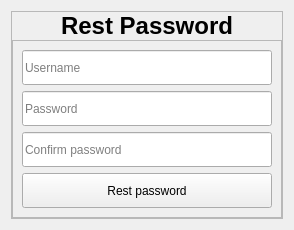
                <widget class="QWidget" name="Rest_pwd">
                 <layout class="QHBoxLayout" name="horizontalLayout_28">
                  <item alignment="Qt::AlignHCenter|Qt::AlignVCenter">
                   <widget class="QFrame" name="frame_21">
                    <property name="frameShape">
                     <enum>QFrame::StyledPanel</enum>
                    </property>
                    <property name="frameShadow">
                     <enum>QFrame::Raised</enum>
                    </property>
                    <layout class="QVBoxLayout" name="verticalLayout_40">
                     <property name="spacing">
                      <number>0</number>
                     </property>
                     <property name="leftMargin">
                      <number>0</number>
                     </property>
                     <property name="topMargin">
                      <number>0</number>
                     </property>
                     <property name="rightMargin">
                      <number>0</number>
                     </property>
                     <property name="bottomMargin">
                      <number>0</number>
                     </property>
                     <item>
                      <widget class="QLabel" name="label_14">
                       <property name="maximumSize">
                        <size>
                         <width>16777215</width>
                         <height>16777210</height>
                        </size>
                       </property>
                       <property name="text">
                        <string>&lt;html&gt;&lt;head/&gt;&lt;body&gt;&lt;p align="center"&gt;&lt;span style=" font-size:18pt; font-weight:600;"&gt;Rest Password&lt;/span&gt;&lt;/p&gt;&lt;/body&gt;&lt;/html&gt;</string>
                       </property>
                      </widget>
                     </item>
                     <item alignment="Qt::AlignHCenter|Qt::AlignVCenter">
                      <widget class="QFrame" name="frame_22">
                       <property name="minimumSize">
                        <size>
                         <width>200</width>
                         <height>0</height>
                        </size>
                       </property>
                       <property name="frameShape">
                        <enum>QFrame::StyledPanel</enum>
                       </property>
                       <property name="frameShadow">
                        <enum>QFrame::Raised</enum>
                       </property>
                       <layout class="QVBoxLayout" name="verticalLayout_39">
                        <item>
                         <widget class="QLineEdit" name="usernameInput_3">
                          <property name="minimumSize">
                           <size>
                            <width>250</width>
                            <height>35</height>
                           </size>
                          </property>
                          <property name="maximumSize">
                           <size>
                            <width>250</width>
                            <height>35</height>
                           </size>
                          </property>
                          <property name="placeholderText">
                           <string>Username</string>
                          </property>
                         </widget>
                        </item>
                        <item>
                         <widget class="QLineEdit" name="passwordInput_3">
                          <property name="minimumSize">
                           <size>
                            <width>250</width>
                            <height>35</height>
                           </size>
                          </property>
                          <property name="maximumSize">
                           <size>
                            <width>250</width>
                            <height>35</height>
                           </size>
                          </property>
                          <property name="echoMode">
                           <enum>QLineEdit::Password</enum>
                          </property>
                          <property name="placeholderText">
                           <string>Password</string>
                          </property>
                         </widget>
                        </item>
                        <item>
                         <widget class="QLineEdit" name="confirmInput_2">
                          <property name="minimumSize">
                           <size>
                            <width>250</width>
                            <height>35</height>
                           </size>
                          </property>
                          <property name="maximumSize">
                           <size>
                            <width>250</width>
                            <height>35</height>
                           </size>
                          </property>
                          <property name="echoMode">
                           <enum>QLineEdit::Password</enum>
                          </property>
                          <property name="alignment">
                           <set>Qt::AlignLeading|Qt::AlignLeft|Qt::AlignVCenter</set>
                          </property>
                          <property name="placeholderText">
                           <string>Confirm password</string>
                          </property>
                         </widget>
                        </item>
                        <item alignment="Qt::AlignHCenter">
                         <widget class="QPushButton" name="restbtn">
                          <property name="minimumSize">
                           <size>
                            <width>250</width>
                            <height>35</height>
                           </size>
                          </property>
                          <property name="maximumSize">
                           <size>
                            <width>250</width>
                            <height>35</height>
                           </size>
                          </property>
                          <property name="cursor">
                           <cursorShape>PointingHandCursor</cursorShape>
                          </property>
                          <property name="text">
                           <string>Rest password</string>
                          </property>
                         </widget>
                        </item>
                       </layout>
                      </widget>
                     </item>
                    </layout>
                   </widget>
                  </item>
                 </layout>
                </widget>
